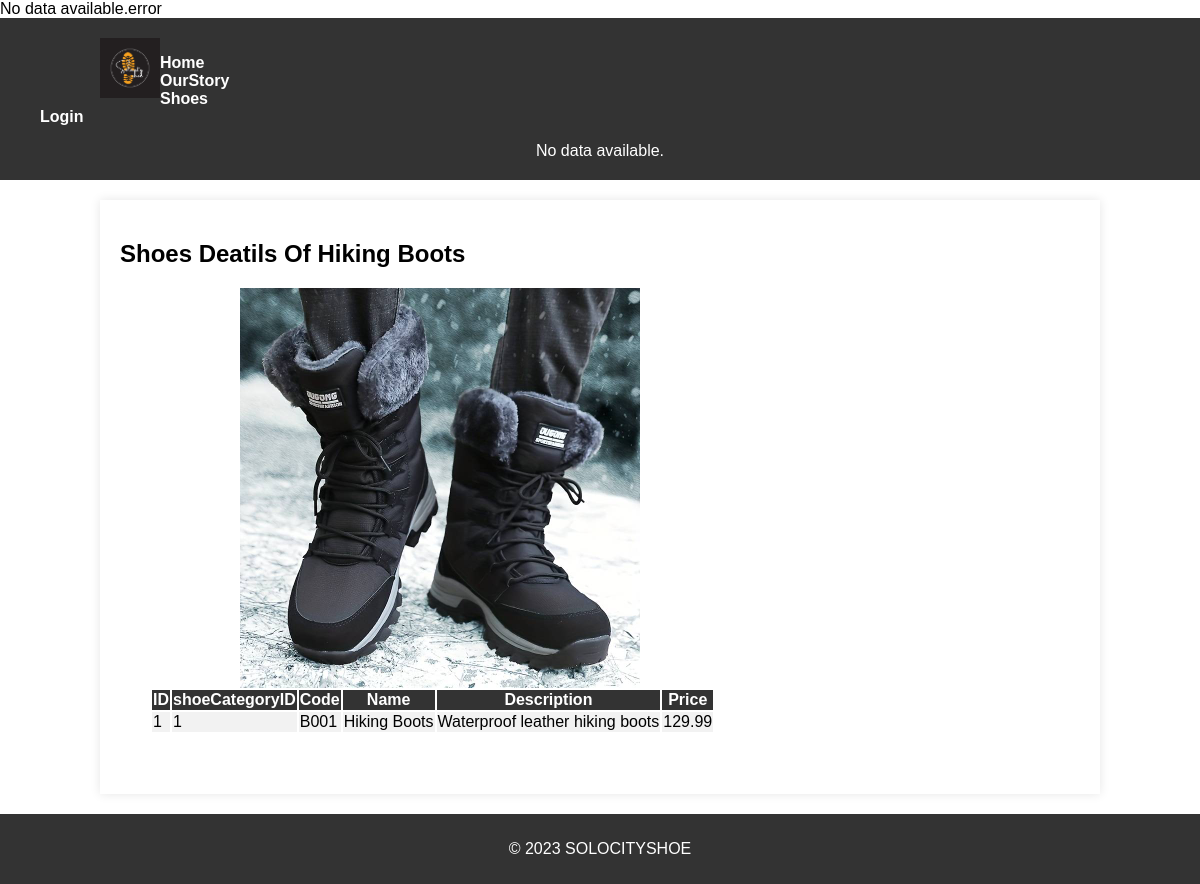
Page /shoe_details1.php?id=1 on the committed database.
### tables this page shows
CREATE TABLE IF NOT EXISTS `shoes` (
`shoeID` int(11) NOT NULL,
  `shoeCategoryID` int(11) NOT NULL,
  `shoeCode` varchar(10) NOT NULL,
  `shoeName` varchar(255) NOT NULL,
  `description` text NOT NULL,
  `price` decimal(10,2) NOT NULL,
  `dateAdded` datetime NOT NULL
);

### shoe_details1.php (the view, shortened to what this page needs)
<?php
$db = getDB();
$shoeID = $_GET['id'];
$image_path = "images/{$shoeID}.jpg";
$sql = "SELECT * FROM shoes WHERE shoeID = :shoeID";
$stmt = $db->prepare($sql);
$stmt->bindValue(':shoeID', $shoeID);
$stmt->execute();
$shoe = $stmt->fetch();
?>
<?php require_once("store.php");
?>
<!DOCTYPE html>
<html lang="en">
<head>
    <link rel="stylesheet" href="style.css">
</head>
<body>
    <header>
        <div class="logo">
            <a href="home.php"><img src="../images/Solocityshoe.png" alt="SoleCityShoes Logo"></a>
        </div>
        <nav>
            <ul>
                <li><a href="home1.php">Home</a></li>
                <li><a href="ourstory1.php">OurStory</a></li>
                <li><a href="shoes1.php">Shoes</a></li>
                <li><a href="login.php">Login</a></li>
            </ul>
        </nav>
        <?php
        if(isset($_SESSION['tableData'])) {
            $tableData = $_SESSION['tableData'];
            $firstName = $tableData['firstName'];
            $lastName = $tableData['lastName'];
            $email = $tableData['emailAddress'];
            echo "Welcome $firstName $lastName ($email)";
        } else {
            echo "No data available.";
        }
        ?>
    </header>
    <main>
        <div>
        <h2>Shoes Deatils Of <?php echo $shoe['shoeName']; ?></h2>
        <img src=<?php echo($image_path)?> alt="Shoe Image" width= "400" style= "margin-left: 120px" id="shoe_image">
        <table id="shoes-table">
            <tr>
                <th>ID</th>
                <th>shoeCategoryID</th>
                <th>Code</th>
                <th>Name</th>
                <th>Description</th>
                <th>Price</th>
            </tr>
            <tr>
                <td><?php echo $shoe['shoeID']; ?></td>
                <td><?php echo $shoe['shoeCategoryID']; ?></td>
                <td><?php echo $shoe['shoeCode']; ?></td>
                <td><?php echo $shoe['shoeName']; ?></td>
                <td><?php echo $shoe['description']; ?></td>
                <td><?php echo $shoe['price']; ?></td>
            </tr>
        </table>
        </div>
    </main>
    <footer>
        <p>&copy; 2023 SOLOCITYSHOE</p>
    </footer>
</body>
</html>

### style.css (style rules this page uses)
body { font-family: Arial, sans-serif; background-color: linear-gradient(rgba(0, 0, 0, 0.527),rgba(0, 0, 0, 0.5)) , #bd1f1f; background-image: url(images/backgroun1.jpg); margin: 0; padding: 0; }
header { background-color: #333; color: #fff; padding: 20px 0; text-align: center; }
.logo img { max-width: 60px; float: left; margin-left: 100px; }
nav ul { list-style-type: none; margin-right: 1200px; }
nav ul li { display: inline; margin-right: auto; margin-right: 20px ; }
nav a { text-decoration: none; color: #fff; font-weight: bold; }
main { width: 80%; margin: 20px auto; background-color: #fff; padding: 20px; box-shadow: 0 0 10px rgba(0, 0, 0, 0.1); background-color: linear-gradient(rgba(0, 0, 0, 0.527),rgba(0, 0, 0, 0.5)) , #bd1f1f; }
footer { background-color: #333; color: #fff; text-align: center; padding: 10px 0; }
#shoes-table th { background-color: #333; color: #fff; }
#shoes-table { margin-left: 30px; margin-bottom: 40px; }
#shoes-table tr { background-color: #f2f2f2; }

### rows in the picture
shoes: shoeName "Hiking Boots", shoeID "1", shoeCategoryID "1", shoeCode "B001", description "Waterproof leather hiking boots", price "129.99"
